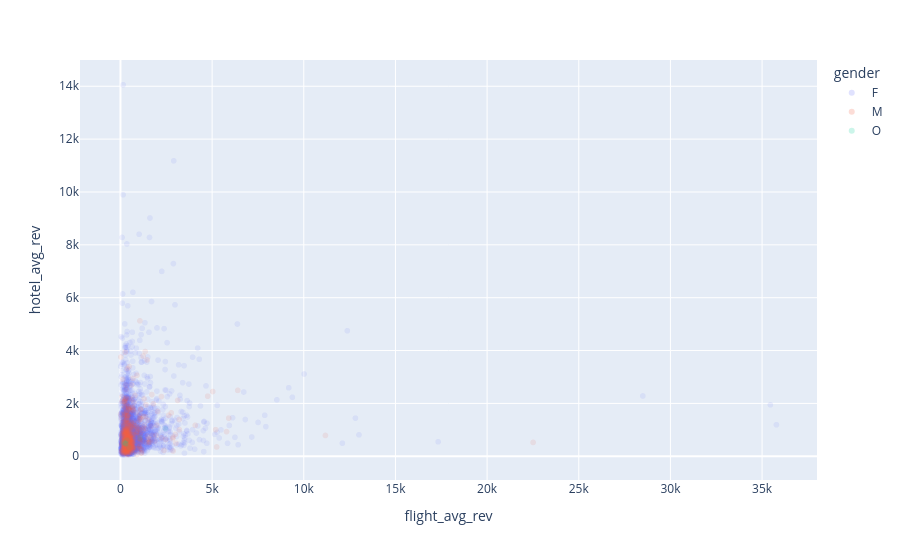

Here is the notebook cell this chart was saved with:
### Code cell
fig = px.scatter(user_features, x="flight_avg_rev", y="hotel_avg_rev", color="gender", opacity=0.1)
fig.show()
#fig.write_html("scatter_plot.html")

### Figure 1 — Plotly figure (JSON) as saved in the notebook; plotly's stock layout.template omitted (floating-point values rounded to 4 significant figures; data arrays with more than 128 entries replaced by an {"elided": "..."} marker saying what was removed)
{"data": [{"hovertemplate": "gender=F<br>flight_avg_rev=%{x}<br>hotel_avg_rev=%{y}<extra></extra>", "legendgroup": "F", "marker": {"color": "#636efa", "opacity": 0.1, "symbol": "circle"}, "mode": "markers", "name": "F", "showlegend": true, "x": {"elided": "4244 float values"}, "xaxis": "x", "y": {"elided": "4244 float values"}, "yaxis": "y", "type": "scattergl"}, {"hovertemplate": "gender=M<br>flight_avg_rev=%{x}<br>hotel_avg_rev=%{y}<extra></extra>", "legendgroup": "M", "marker": {"color": "#EF553B", "opacity": 0.1, "symbol": "circle"}, "mode": "markers", "name": "M", "showlegend": true, "x": {"elided": "545 float values"}, "xaxis": "x", "y": {"elided": "545 float values"}, "yaxis": "y", "type": "scattergl"}, {"hovertemplate": "gender=O<br>flight_avg_rev=%{x}<br>hotel_avg_rev=%{y}<extra></extra>", "legendgroup": "O", "marker": {"color": "#00cc96", "opacity": 0.1, "symbol": "circle"}, "mode": "markers", "name": "O", "showlegend": true, "x": [286.6, 1071.0, 289.8, 2456.0, 354.6, 244.2, 185.9, 464.4], "xaxis": "x", "y": [464.0, 705.0, 495.5, 1046.0, 609.6, 479.0, 534.7, 339.0], "yaxis": "y", "type": "scattergl"}], "layout": {"xaxis": {"anchor": "y", "domain": [0.0, 1.0], "title": {"text": "flight_avg_rev"}}, "yaxis": {"anchor": "x", "domain": [0.0, 1.0], "title": {"text": "hotel_avg_rev"}}, "legend": {"title": {"text": "gender"}, "tracegroupgap": 0}, "margin": {"t": 60}}}
